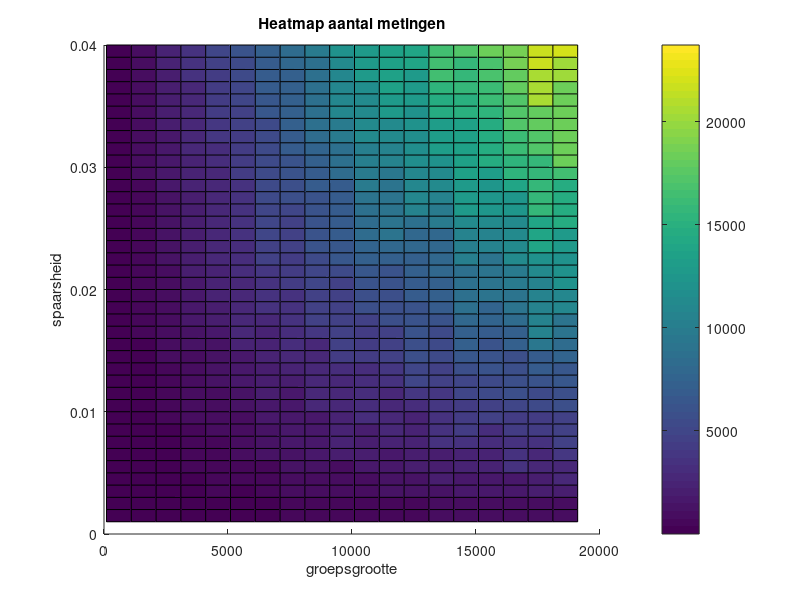

Write the MATLAB code that produced this figure.
load("100_20000.mat");
figure
hold on
surf(n_start:n_step:n_max,k_min:k_step:k_max,result)
title('Heatmap aantal metingen');
xlabel('groepsgrootte');
ylabel('spaarsheid');
zlabel('Aantal metingen')
%yticks([0.001 0.01 0.02 0.03 0.04 0.05])
%xlim([0 8100])
colorbar
%set(gca,"FontSize",14);
